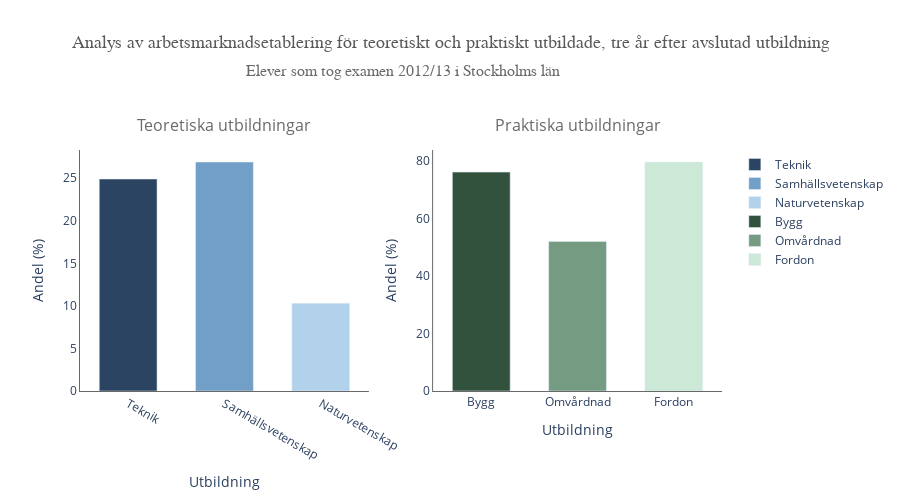

Notebook code for this chart:
### Markdown cell above
# KPIer 
- 
Jag funderade länge på olika KPIer och vad jag skulle välja att 
I denna uppgift har jag 
- Hur stor andel av de eleverna är etablerade på arbetsmarknaden tre år efter avslutade studier?
Det går också kika vidare på hur många som studerat vidare 
- Jag använde Plotly i denna uppgift för att jag tycker att det blir snyggare

### Code cell
from plotly.subplots import make_subplots
import plotly.graph_objs as go

# Filter data 
def filter_data(df):
    return df[(df["Län"] == "Stockholms län") & (df["Typ av huvudman"] == "Samtliga")]

# Apply the filter function to each dataframe
construction_filtered = filter_data(construction)
nursing_filtered = filter_data(nursing)
natural_science_filtered = filter_data(natural_science)
social_science_filtered = filter_data(social_science)
automotive_filtered = filter_data(automotive)
technology_filtered = filter_data(technology)


# Function to extract the specific value for 'Established after 3 years' from dataframes
def get_value(df):
    filtered_df = filter_data(df)
    if not filtered_df.empty:
        return filtered_df["Etablerade 3 år"].iloc[0]
    else:
        return None  

# Define colors for bars
theoretical_colors = ["#2a4461", "#719fc7", "#b2d2eb"]  
practical_colors = ["#33523e", "#759c82", "#cce8d6"]  

# Create subplot
fig = make_subplots(rows=1, cols=2, subplot_titles=("Teoretiska utbildningar", "Praktiska utbildningar"))

# Add bars for theoretical subjects
for subject, data, color in zip(theoretical_subjects, theoretical_data, theoretical_colors):
    fig.add_trace(go.Bar(name=subject, x=[subject], y=[data], marker_color=color, width=0.6), row=1, col=1)

# Add bars for practical subjects
for subject, data, color in zip(practical_subjects, practical_data, practical_colors):
    fig.add_trace(go.Bar(name=subject, x=[subject], y=[data], marker_color=color, width=0.6), row=1, col=2)


# Update the subplot titles color
for annotation in fig["layout"]["annotations"]:
    annotation["font"] = dict(size=16, color="dimgray")  


# First plot
fig.update_xaxes(
    title_text="Utbildning",
    showline=True,
    linecolor="dimgray",
    row=1, col=1
) 
fig.update_yaxes(
    title_text="Andel (%)",
    showline=True,
    linecolor="dimgray",
    row=1, col=1
) 
# Second plot
fig.update_xaxes(
    title_text="Utbildning",
    showline=True,
    linecolor="dimgray",
    row=1, col=2
)  
fig.update_yaxes(
    title_text="Andel (%)",
    showline=True,
    linecolor="dimgray",
    row=1, col=2
)

# Update layout
fig.update_layout(
     title={
        "text": "Analys av arbetsmarknadsetablering för teoretiskt och praktiskt utbildade, tre år efter avslutad utbildning", 
        "y":0.93,
        "x":0.5,
        "xanchor": 'center',
        "yanchor": 'top',
        "font": dict(
            family="Arial Black",
            size=18,
            color="#595959"
        ),
    },
    barmode="group",
    plot_bgcolor="white",  
    paper_bgcolor="white", 
    margin=dict(t=150),
    height=500
)

# Add subtitle 
fig.add_annotation(dict(
    font=dict(
        family="Verdana",
        size=16,
        color="dimgray"
    ),
    x=0.5,
    y=1.32,
    showarrow=False,
    text=" Elever som tog examen 2012/13 i Stockholms län",
    xref="paper",
    yref="paper",
    xanchor="center",
    yanchor="top",
))

# Move titel 
for i in fig["layout"]["annotations"]:
    i["y"] += 0.05  

fig.write_html('Visualizations/arbetsmarknadsetablering.html')

fig.show()

### Figure 1 — Plotly figure (JSON) as saved in the notebook; plotly's stock layout.template omitted (floating-point values rounded to 4 significant figures)
{"data": [{"marker": {"color": "#2a4461"}, "name": "Teknik", "type": "bar", "width": 0.6, "x": ["Teknik"], "xaxis": "x", "y": [24.9], "yaxis": "y"}, {"marker": {"color": "#719fc7"}, "name": "Samhällsvetenskap", "type": "bar", "width": 0.6, "x": ["Samhällsvetenskap"], "xaxis": "x", "y": [26.9], "yaxis": "y"}, {"marker": {"color": "#b2d2eb"}, "name": "Naturvetenskap", "type": "bar", "width": 0.6, "x": ["Naturvetenskap"], "xaxis": "x", "y": [10.3], "yaxis": "y"}, {"marker": {"color": "#33523e"}, "name": "Bygg", "type": "bar", "width": 0.6, "x": ["Bygg"], "xaxis": "x2", "y": [76.1], "yaxis": "y2"}, {"marker": {"color": "#759c82"}, "name": "Omvårdnad", "type": "bar", "width": 0.6, "x": ["Omvårdnad"], "xaxis": "x2", "y": [52], "yaxis": "y2"}, {"marker": {"color": "#cce8d6"}, "name": "Fordon", "type": "bar", "width": 0.6, "x": ["Fordon"], "xaxis": "x2", "y": [79.6], "yaxis": "y2"}], "layout": {"annotations": [{"font": {"color": "dimgray", "size": 16}, "showarrow": false, "text": "Teoretiska utbildningar", "x": 0.225, "xanchor": "center", "xref": "paper", "y": 1.05, "yanchor": "bottom", "yref": "paper"}, {"font": {"color": "dimgray", "size": 16}, "showarrow": false, "text": "Praktiska utbildningar", "x": 0.775, "xanchor": "center", "xref": "paper", "y": 1.05, "yanchor": "bottom", "yref": "paper"}, {"font": {"color": "dimgray", "family": "Verdana", "size": 16}, "showarrow": false, "text": " Elever som tog examen 2012/13 i Stockholms län", "x": 0.5, "xanchor": "center", "xref": "paper", "y": 1.37, "yanchor": "top", "yref": "paper"}], "barmode": "group", "height": 500, "margin": {"t": 150}, "paper_bgcolor": "white", "plot_bgcolor": "white", "title": {"font": {"color": "#595959", "family": "Arial Black", "size": 18}, "text": "Analys av arbetsmarknadsetablering för teoretiskt och praktiskt utbildade, tre år efter avslutad utbildning", "x": 0.5, "xanchor": "center", "y": 0.93, "yanchor": "top"}, "xaxis": {"anchor": "y", "domain": [0, 0.45], "linecolor": "dimgray", "showline": true, "title": {"text": "Utbildning"}}, "xaxis2": {"anchor": "y2", "domain": [0.55, 1], "linecolor": "dimgray", "showline": true, "title": {"text": "Utbildning"}}, "yaxis": {"anchor": "x", "domain": [0, 1], "linecolor": "dimgray", "showline": true, "title": {"text": "Andel (%)"}}, "yaxis2": {"anchor": "x2", "domain": [0, 1], "linecolor": "dimgray", "showline": true, "title": {"text": "Andel (%)"}}}}
